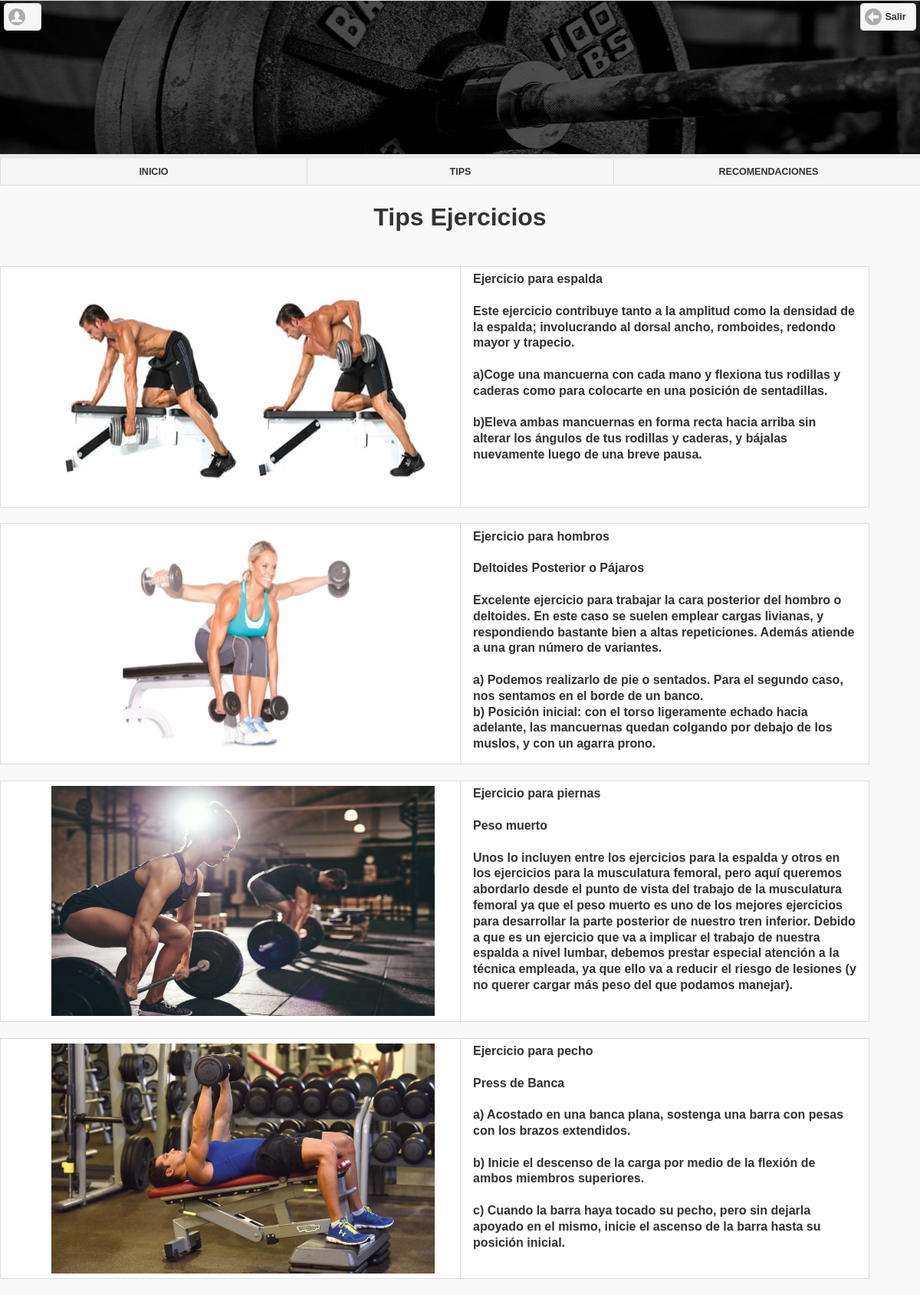
The page /index.php/tips_ejercicios/tips on the database its author committed.
### tables this page shows
CREATE TABLE `tips` (
  `id` int(11) NOT NULL,
  `nombre` text NOT NULL,
  `foto` varchar(300) NOT NULL,
  `estado` varchar(1) NOT NULL,
  `fechacreo` timestamp NOT NULL DEFAULT CURRENT_TIMESTAMP ON UPDATE CURRENT_TIMESTAMP,
  `fechamodifico` timestamp NOT NULL DEFAULT '0000-00-00 00:00:00',
  `personacreo` int(11) NOT NULL,
  `personamodifico` int(11) NOT NULL
);

### application/controllers/tips_ejercicios.php (called while the page is built, shortened)
<?php
class Tips_ejercicios extends CI_Controller {
  function __construct(){
    $this->load->model('Model_tips');
  }
	public function tips()
	{
    $data['tips']= $this->Model_tips->lista_tips();
    $this->load->view('view_librerias');
		$this->load->view('view_tips',$data);
	}
}

### index.php (called while the page is built, shortened)
<?php
require_once BASEPATH.'core/CodeIgniter.php';

### application/models/model_tips.php (called while the page is built, shortened)
<?php
class Model_tips extends CI_Model {
	function lista_tips(){
        $query = $this->db->select('*')
                          ->from('tips')
                          ->get();
        return $query;
	}
}

### application/views/view_tips.php (the view, shortened to what this page needs)
<html lang="en" dir="ltr">
  <body>
    <div data-role="page" id="page1">
      <div data-role="header">
        <a href="#"  data-icon="user"><?= $this->session->userdata('nombres_usuario'); ?>&nbsp;<?= $this->session->userdata('apellidos_usuario'); ?></a>
        <img src="<?php echo base_url(); ?>images/nombre.jpg" alt="" style="width:1525px; height:200px;">
        <a href="<?= base_url(); ?>index.php/login/logout"  data-icon="arrow-l" data-ajax="false">Salir</a>
        <nav data-role="navbar">
          <ul>
            <li> <a href="<?php echo base_url(); ?>index.php/welcome/inicio" data-ajax="false">INICIO</a></li>
            <li> <a href="#" data-ajax="false">TIPS</a></li>
            <li> <a href="<?php echo base_url(); ?>index.php/Recomendaciones/index" data-ajax="false">RECOMENDACIONES</a></li>
          </ul>
        </nav>
      </div>
      <h1><center>Tips Ejercicios</center></h1>
      <br>
      <div data-role="main">
      <?php
        foreach ($tips->result() as $row){
        ?>
        <div class="ui-grid-a">
          <div class="ui-block-a"><div class="ui-bar ui-bar-a" style="height:300px; width:600px; background:white;"><center><img src="<?php echo base_url(); ?><?= $row->foto;?>" style="height:300px; width:500px; background-color:#67EC69;" alt=""></center></div></div>
          <div class="ui-block-b"><div class="ui-bar ui-bar-a" style="height:300px; width:500px; background:white;"><?= nl2br($row->nombre); ?></div></div>
        </div>
        <br>
        <?php
        }
      ?>
    </div>
    </div>
  </body>
</html>

### rows shown on the page
tips: foto (picture), nombre "Ejercicio para espalda Este ejercicio contribuye tanto a la amplitud como la densidad de la espalda; involucrando al dorsal ancho, romboides, redondo mayor y trapecio. a)Coge una mancuerna con cada mano y flexiona tus rodillas y caderas como para colocarte en una posición de sentadillas. b)Eleva ambas mancuernas en forma recta hacia arriba sin alterar los ángulos de tus rodillas y caderas, y bájalas nuevamente luego de una breve pausa."
tips: foto (picture), nombre "Ejercicio para hombros Deltoides Posterior o Pájaros Excelente ejercicio para trabajar la cara posterior del hombro o deltoides. En este caso se suelen emplear cargas livianas, y respondiendo bastante bien a altas repeticiones. Además atiende a una gran número de variantes. a) Podemos realizarlo de pie o sentados. Para el segundo caso, nos sentamos en el borde de un banco. b) Posición inicial: con el torso ligeramente echado hacia adelante, las mancuernas quedan colgando por debajo de los muslos, y con un agarra prono."
tips: foto (picture), nombre "Ejercicio para piernas Peso muerto Unos lo incluyen entre los ejercicios para la espalda y otros en los ejercicios para la musculatura femoral, pero aquí queremos abordarlo desde el punto de vista del trabajo de la musculatura femoral ya que el peso muerto es uno de los mejores ejercicios para desarrollar la parte posterior de nuestro tren inferior. Debido a que es un ejercicio que va a implicar el trabajo de nuestra espalda a nivel lumbar, debemos prestar especial atención a la técnica empleada, ya que ello va a reducir el riesgo de lesiones (y no querer cargar más peso del que podamos manejar)."
tips: foto (picture), nombre "Ejercicio para pecho Press de Banca a) Acostado en una banca plana, sostenga una barra con pesas con los brazos extendidos. b) Inicie el descenso de la carga por medio de la flexión de ambos miembros superiores. c) Cuando la barra haya tocado su pecho, pero sin dejarla apoyado en el mismo, inicie el ascenso de la barra hasta su posición inicial."
